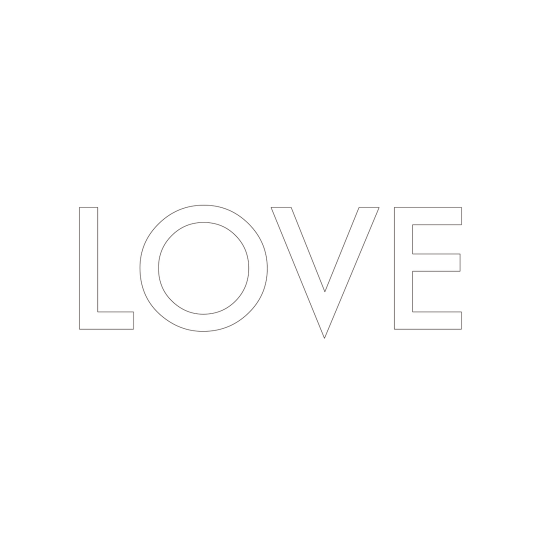
#> input picture upper/000.png, 1080 x 1080 px (shown at 1/2 size); its folder holds only this picture in this run
$ python Zoom-upper.py
#> lines starting #> are read from the running program, lines starting #| are printed output that depends on the picture
from PIL import Image, ImageDraw

set_window = 1080
set_size = 950
set_position = int(set_window/2 - set_size/2)


for i in range(1, 29):

    set_size = 950 + i*35
    set_position = int(set_window/2 - set_size/2)

    in_path = "upper/" + "%03d"%(i-1) + ".png"
    out_path = "upper/"+ "%03d"%i + ".png"

    img = Image.open(in_path)
#> img is the input picture: PIL image 1080x1080 RGBA; mean R, G, B, A 254, 254, 254, 254.6


    paste_img = Image.open("src/Love.png")
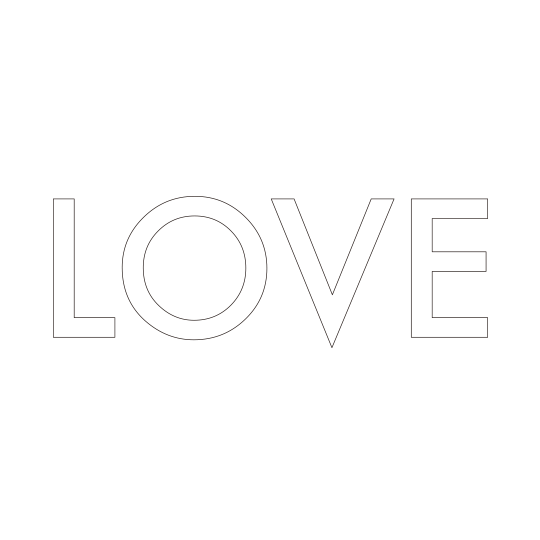
#> input picture src/Love.png, 1080 x 1080 px (shown at 1/2 size)
#> paste_img is the input picture: PIL image 1080x1080 RGBA; mean R, G, B, A 252.8, 252.7, 252.6, 1.4
    paste_img_resize = paste_img.resize((set_size, set_size), Image.LANCZOS)
    mask = paste_img_resize.split()[3]
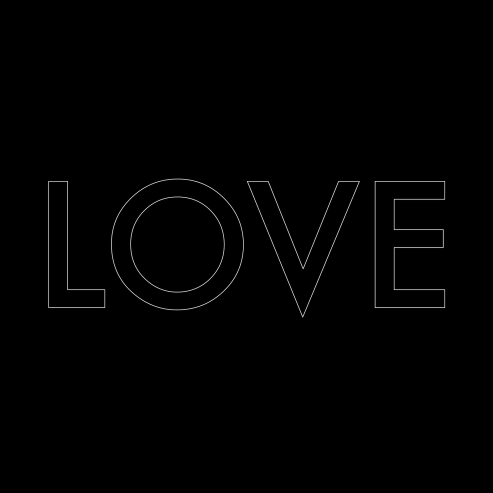
#> mask: PIL image 985x985 L (shown at 1/2 size); min 0, max 255, mean 1.4


    img.paste(paste_img_resize, (set_position, set_position), mask)


    # img.show()
    print("save :", i)
    img.save(out_path, quality=100)
